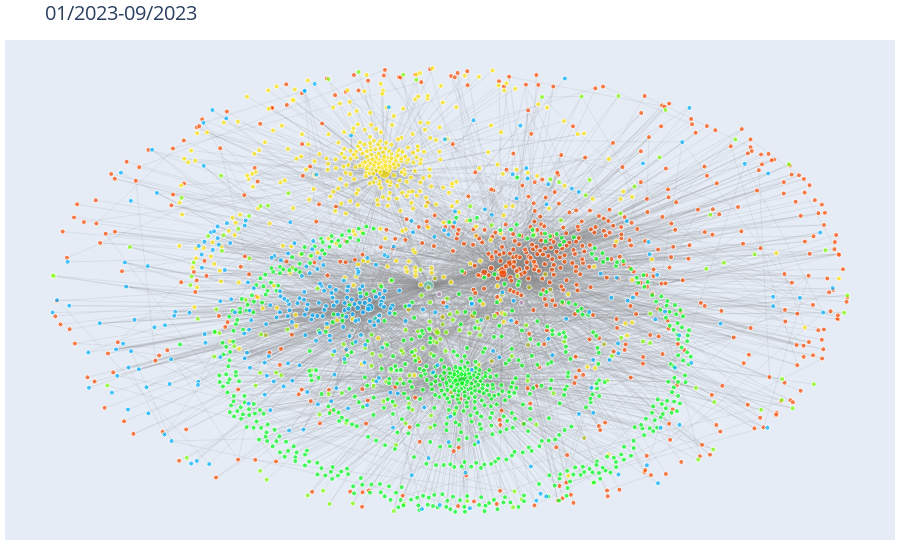

The code cell stored with this chart in its notebook:
### Code cell
ecosystem_g_figure

### Figure 1 — Plotly figure (JSON) as saved in the notebook; plotly's stock layout.template omitted (floating-point values rounded to 4 significant figures; data arrays with more than 128 entries replaced by an {"elided": "..."} marker saying what was removed)
{"data": [{"hoverinfo": "none", "line": {"color": "#888", "width": 0.15}, "mode": "lines", "type": "scatter", "x": {"elided": "13923 float values"}, "y": {"elided": "13923 float values"}}, {"hoverinfo": "text", "marker": {"color": {"elided": "2121 str values"}, "size": {"elided": "2121 float values"}}, "mode": "markers", "text": {"elided": "2121 str values"}, "type": "scatter", "x": {"elided": "2121 float values"}, "y": {"elided": "2121 float values"}}], "layout": {"hovermode": "closest", "margin": {"b": 20, "l": 5, "r": 5, "t": 40}, "showlegend": false, "title": {"font": {"size": 20}, "text": "01/2023-09/2023"}, "xaxis": {"showgrid": false, "showticklabels": false, "zeroline": false}, "yaxis": {"showgrid": false, "showticklabels": false, "zeroline": false}}}
